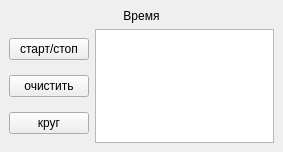
<?xml version="1.0" encoding="UTF-8"?>
<ui version="4.0">
 <class>MainWindow</class>
 <widget class="QMainWindow" name="MainWindow">
  <property name="geometry">
   <rect>
    <x>0</x>
    <y>0</y>
    <width>283</width>
    <height>152</height>
   </rect>
  </property>
  <property name="windowTitle">
   <string>MainWindow</string>
  </property>
  <widget class="QWidget" name="centralwidget">
   <layout class="QGridLayout" name="gridLayout">
    <item row="0" column="0">
     <layout class="QVBoxLayout" name="verticalLayout_2">
      <item>
       <widget class="QLabel" name="label">
        <property name="text">
         <string>Время</string>
        </property>
        <property name="alignment">
         <set>Qt::AlignCenter</set>
        </property>
       </widget>
      </item>
      <item>
       <layout class="QHBoxLayout" name="horizontalLayout">
        <item>
         <layout class="QVBoxLayout" name="verticalLayout">
          <item>
           <widget class="QPushButton" name="pushButton_1">
            <property name="text">
             <string>старт/стоп</string>
            </property>
           </widget>
          </item>
          <item>
           <widget class="QPushButton" name="pushButton_2">
            <property name="text">
             <string>очистить</string>
            </property>
           </widget>
          </item>
          <item>
           <widget class="QPushButton" name="pushButton_3">
            <property name="text">
             <string>круг</string>
            </property>
           </widget>
          </item>
         </layout>
        </item>
        <item>
         <widget class="QTextBrowser" name="textBrowser"/>
        </item>
       </layout>
      </item>
     </layout>
    </item>
   </layout>
  </widget>
 </widget>
 <resources/>
 <connections/>
</ui>
